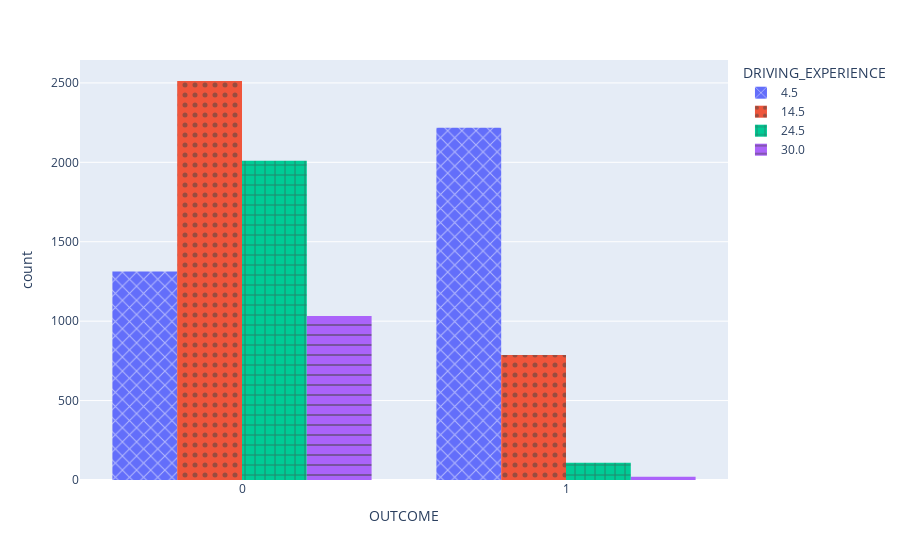

Notebook code cell kept with this figure:
### Markdown cell above
We see that people with a higher credit score (in our case, a high credit score means a costumer which is less likely to default, as witnessed before by the point-biserial correlation coefficient of the variables income and credit score) and a higher income tend to file less claims.

### Code cell
fig = px.histogram(data, x="OUTCOME", color="DRIVING_EXPERIENCE", barmode="group",
             pattern_shape="DRIVING_EXPERIENCE", pattern_shape_sequence=["x", ".", "+", "-"])
fig.show()

### Figure 1 — Plotly figure (JSON) as saved in the notebook; plotly's stock layout.template omitted (floating-point values rounded to 4 significant figures; data arrays with more than 128 entries replaced by an {"elided": "..."} marker saying what was removed)
{"data": [{"alignmentgroup": "True", "bingroup": "x", "hovertemplate": "DRIVING_EXPERIENCE=4.5<br>OUTCOME=%{x}<br>count=%{y}<extra></extra>", "legendgroup": "4.5", "marker": {"color": "#636efa", "pattern": {"shape": "x"}}, "name": "4.5", "offsetgroup": "4.5", "orientation": "v", "showlegend": true, "type": "histogram", "x": {"elided": "3530 int values"}, "xaxis": "x", "yaxis": "y"}, {"alignmentgroup": "True", "bingroup": "x", "hovertemplate": "DRIVING_EXPERIENCE=14.5<br>OUTCOME=%{x}<br>count=%{y}<extra></extra>", "legendgroup": "14.5", "marker": {"color": "#EF553B", "pattern": {"shape": "."}}, "name": "14.5", "offsetgroup": "14.5", "orientation": "v", "showlegend": true, "type": "histogram", "x": {"elided": "3299 int values"}, "xaxis": "x", "yaxis": "y"}, {"alignmentgroup": "True", "bingroup": "x", "hovertemplate": "DRIVING_EXPERIENCE=24.5<br>OUTCOME=%{x}<br>count=%{y}<extra></extra>", "legendgroup": "24.5", "marker": {"color": "#00cc96", "pattern": {"shape": "+"}}, "name": "24.5", "offsetgroup": "24.5", "orientation": "v", "showlegend": true, "type": "histogram", "x": {"elided": "2119 int values"}, "xaxis": "x", "yaxis": "y"}, {"alignmentgroup": "True", "bingroup": "x", "hovertemplate": "DRIVING_EXPERIENCE=30.0<br>OUTCOME=%{x}<br>count=%{y}<extra></extra>", "legendgroup": "30.0", "marker": {"color": "#ab63fa", "pattern": {"shape": "-"}}, "name": "30.0", "offsetgroup": "30.0", "orientation": "v", "showlegend": true, "type": "histogram", "x": {"elided": "1052 int values"}, "xaxis": "x", "yaxis": "y"}], "layout": {"barmode": "group", "legend": {"title": {"text": "DRIVING_EXPERIENCE"}, "tracegroupgap": 0}, "margin": {"t": 60}, "xaxis": {"anchor": "y", "domain": [0, 1], "title": {"text": "OUTCOME"}}, "yaxis": {"anchor": "x", "domain": [0, 1], "title": {"text": "count"}}}}
